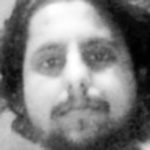
#> input picture TrainingImage/11_haider/0.jpg, 150 x 150 px
$ python -i face_engine.py   (imports and definitions only)
#> lines starting #> are read from the running program, lines starting #| are printed output that depends on the picture
import base64
import cv2
import os
import pickle
import numpy as np

BASE_DIR = os.path.dirname(os.path.abspath(__file__))
TRAINING_DIR = os.path.join(BASE_DIR, "TrainingImage")
MODEL_FOLDER = os.path.join(BASE_DIR, "TrainingImageLabel")
MODEL_FILE   = os.path.join(MODEL_FOLDER, "face_model.yml")
LABELS_FILE  = os.path.join(MODEL_FOLDER, "labels.pkl")
FACE_SIZE    = (150, 150)

face_cascade = cv2.CascadeClassifier(
    cv2.data.haarcascades + "haarcascade_frontalface_default.xml"
)


# [6 lines left out: function _get_recognizer, not called in this run]


def _preprocess(face_img):
    """
    Normalize a grayscale face image for consistent recognition.
    Uses CLAHE for superior contrast enhancement and better face discrimination.
    """
    face_img = cv2.resize(face_img, FACE_SIZE)
    # Use CLAHE (Contrast Limited Adaptive Histogram Equalization) for superior preprocessing
    clahe = cv2.createCLAHE(clipLimit=2.0, tileGridSize=(8, 8))
    face_img = clahe.apply(face_img)                # advanced contrast enhancement
    face_img = cv2.GaussianBlur(face_img, (3, 3), 0)  # reduce noise
    return face_img


# [367 lines left out: functions _detect_faces, test_camera, save_face_capture, recognize_face, capture_faces, train_model and 1 more, not called in this run]

>>> import cv2
>>> picture = cv2.imread('TrainingImage/11_haider/0.jpg', cv2.IMREAD_GRAYSCALE)
#> picture is the input picture: shape (150, 150); min 0, max 255, mean 129.1
>>> result = _preprocess(picture)
#> in _preprocess, `face_img = clahe.apply(face_img)`:
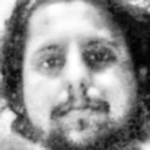
#> face_img: shape (150, 150); min 2, max 255, mean 143.2

$ run again, on TrainingImage/11_haider/10.jpg
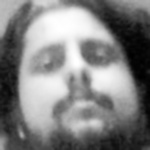
#> input picture TrainingImage/11_haider/10.jpg, 150 x 150 px
#> picture is the input picture: shape (150, 150); min 0, max 255, mean 128.8
#> in _preprocess, `face_img = clahe.apply(face_img)`:
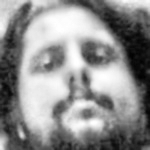
#> face_img: shape (150, 150); min 2, max 255, mean 142.2

$ run again, on TrainingImage/11_haider/11.jpg
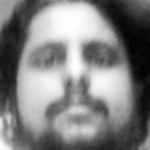
#> input picture TrainingImage/11_haider/11.jpg, 150 x 150 px
#> picture is the input picture: shape (150, 150); min 0, max 255, mean 128.5
#> in _preprocess, `face_img = clahe.apply(face_img)`:
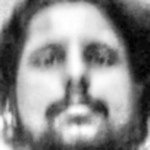
#> face_img: shape (150, 150); min 2, max 255, mean 139.5
